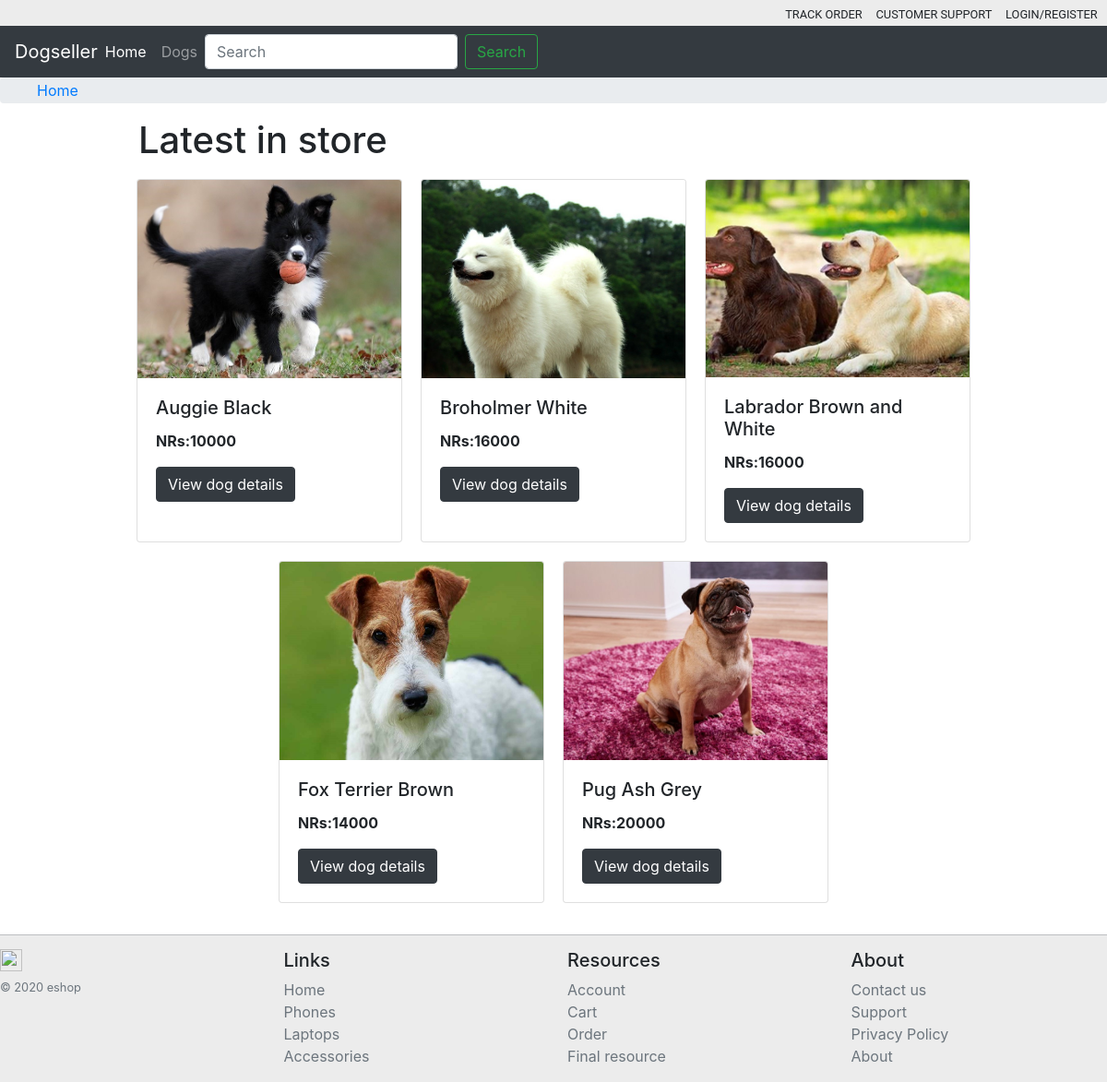
Before: / with the older database file.
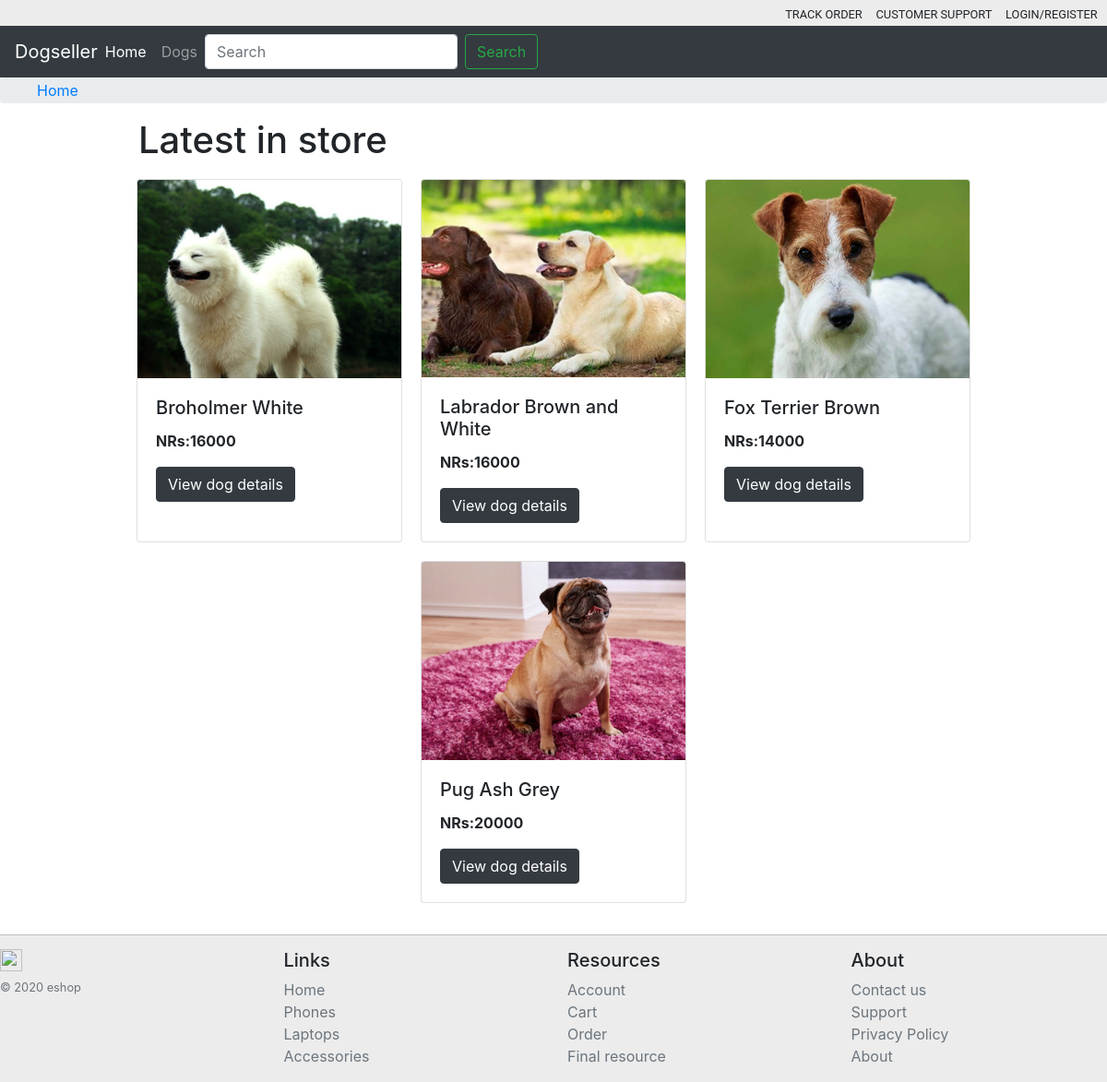
After: the same page with the newer database file.
### viewDogs/models.py (models this page shows, shortened)
class Dogs(models.Model):
    name = models.CharField(max_length= 255)
    price = models.IntegerField()
    stockNo = models.IntegerField()
    image = models.ImageField(upload_to='media/images/')
    breed = models.CharField(max_length=255)
    weight = models.IntegerField()
    description = models.CharField(max_length= 255)

### viewDogs/views.py (the view)
# urls.py: path('', homepage),
def homepage(request):
    ourdogs = Dogs.objects.all()
    params = {'dogs':ourdogs}
    return render(request,'viewDogs/home.html',params)

### viewDogs/Templates/viewDogs/home.html (shortened to what this page needs)
{% extends 'viewDogs/base.html' %}
{% block main-page %}
<h1 style="margin-left: 150px;">Latest in store</h1>
<div class="viewproduct">
    {% for dog in dogs %}
    <div class="card" style="width: 18rem; margin: 10px;">
        <img src="{{dog.image.url}}" class="card-img-top" alt="...">
        <div class="card-body">
            <h5 class="card-title">{{dog.name}}</h5>
            <p class="card-text"><b>NRs:{{dog.price}}</b></b>
            </p>
            <a href="view/{{dog.id}}" class="btn btn-dark">View dog details</a>
        </div>
    </div>
    {% empty %} There are no products availble. {% endfor %}
</div>
<br>
{% endblock %}

### viewDogs/Templates/viewDogs/base.html (shortened to what this page needs)
<!doctype html>
<html lang="en">
<head>
    <link rel="stylesheet" href="https://stackpath.bootstrapcdn.com/bootstrap/4.4.1/css/bootstrap.min.css">
    <link rel="stylesheet" href="https://cdnjs.cloudflare.com/ajax/libs/font-awesome/4.7.0/css/font-awesome.min.css">
</head>
<body>
    <header>
        <div class="topmenu-eshop">
            <ul>
                <li>Track order</li>
                <li>Customer Support</li>
                <li>Login/Register</li>
            </ul>
        </div>
        <nav class="navbar navbar-expand-lg navbar-dark bg-dark">
            <a class="navbar-brand mr-auto mr-lg-0" href="#">Dogseller</a>
            <div class="navbar-collapse offcanvas-collapse" id="navbarsExampleDefault">
                <ul class="navbar-nav mr-auto">
                    <li class="nav-item active">
                        <a class="nav-link" href="#">Home<span class="sr-only">(current)</span></a>
                    </li>
                    <li class="nav-item">
                        <a class="nav-link" href="#">Dogs</a>
                    </li>
                <form method="GET"  action="/search" class="form-inline my-2 my-lg-0">
                    <input class="form-control mr-sm-2" type="text" placeholder="Search" aria-label="Search" name="query" id="query">
                    <button class="btn btn-outline-success my-2 my-sm-0" type="submit">Search</button>
                </form>
            </div>
        </nav>
        <nav aria-label="breadcrumb">
            <ol class="breadcrumb" style="padding:2px 40px;">
                <li class="breadcrumb-item"><a href="#">Home</a></li>
            </ol>
        </nav>
    </header>
    {% block main-page %} {% endblock %}
    <footer id="footerdown">
        <div class="row">
            <div class="col-12 col-md">
                <img class="mb-2" src="/docs/4.4/assets/brand/bootstrap-solid.svg" alt="" width="24" height="24">
                <small class="d-block mb-3 text-muted">© 2020 eshop</small>
            </div>
            <div class="col-6 col-md">
                <h5>Links</h5>
                <ul class="list-unstyled text-small">
                    <li><a class="text-muted" href="#">Home</a></li>
                    <li><a class="text-muted" href="#">Phones</a></li>
                    <li><a class="text-muted" href="#">Laptops</a></li>
                    <li><a class="text-muted" href="#">Accessories</a></li>
            </div>
            <div class="col-6 col-md">
                <h5>Resources</h5>
                <ul class="list-unstyled text-small">
                    <li><a class="text-muted" href="#">Account</a></li>
                    <li><a class="text-muted" href="#">Cart</a></li>
                    <li><a class="text-muted" href="#">Order</a></li>
                    <li><a class="text-muted" href="#">Final resource</a></li>
                </ul>
            </div>
            <div class="col-6 col-md">
                <h5>About</h5>
                <ul class="list-unstyled text-small">
                    <li><a class="text-muted" href="#">Contact us</a></li>
                    <li><a class="text-muted" href="#">Support</a></li>
                    <li><a class="text-muted" href="#">Privacy Policy</a></li>
                    <li><a class="text-muted" href="#">About</a></li>
                </ul>
            </div>
        </div>
    </footer>
</body>
</html>

### viewDogs/Templates/viewDogs/home.html (style rules this page uses)
.viewproduct { display: flex; flex-wrap: wrap; flex-direction: row; margin: auto; align-content: space-between; justify-content: center; }

### viewDogs/Templates/viewDogs/base.html (style rules this page uses)
.topmenu-eshop { margin: 0; padding: 0; background-color: rgb(236, 236, 236); }
.topmenu-eshop ul { padding: 2px 0; text-align: right; cursor: default; margin: 0; }
.topmenu-eshop li { display: inline; margin-right: 0.8em; cursor: pointer; font-size: 0.8em; text-transform: uppercase; font-family: 'Roboto', sans-serif; }
#footerdown { background-color: rgb(236, 236, 236); padding-top: 15px; border-top: 1px solid rgba(52, 58, 64, 0.253); }

Changed rows visible on the page:
removed Dogs: image (picture), name "Auggie Black", price "10000"
